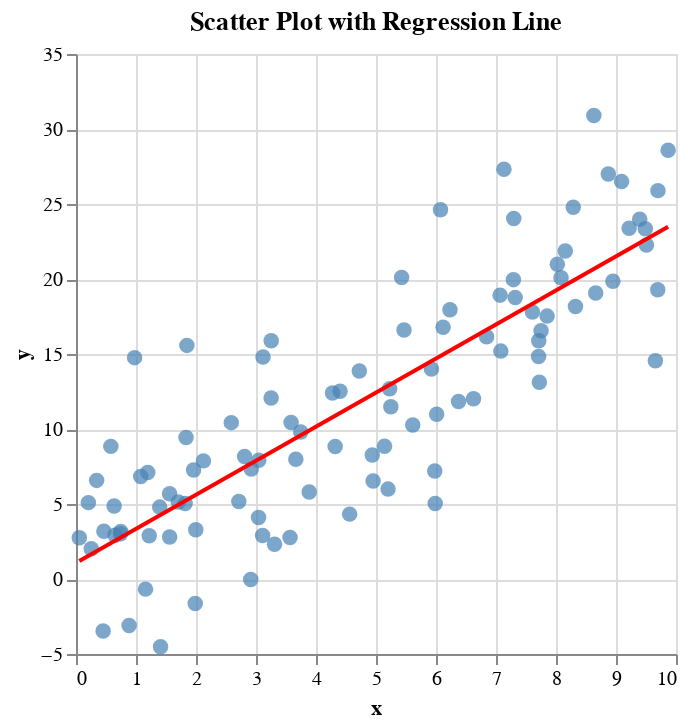

Source (notebook cell):
### Code cell
import pandas as pd
import numpy as np
import altair as alt
np.random.seed(42)
x = np.random.rand(100) * 10  # 100 values between 0 and 10
y = 2.5 * x + np.random.randn(100) * 5  # Linear relation with noise

df = pd.DataFrame({'x': x, 'y': y})
scatter = alt.Chart(df).mark_circle(size=60, color='steelblue').encode(
    x='x',
    y='y',
    tooltip=['x', 'y']
).properties(
    title='Scatter Plot with Regression Line'
)
regression = scatter.transform_regression('x', 'y').mark_line(color='red')
final_plot = scatter + regression
final_plot

### Figure 1 — Vega-Lite specification as saved in the notebook (floating-point values rounded to 4 significant figures)
{"config": {"view": {"continuousWidth": 300, "continuousHeight": 300}}, "layer": [{"mark": {"type": "circle", "color": "steelblue", "size": 60}, "encoding": {"tooltip": [{"field": "x", "type": "quantitative"}, {"field": "y", "type": "quantitative"}], "x": {"field": "x", "type": "quantitative"}, "y": {"field": "y", "type": "quantitative"}}, "title": "Scatter Plot with Regression Line"}, {"mark": {"type": "line", "color": "red"}, "encoding": {"tooltip": [{"field": "x", "type": "quantitative"}, {"field": "y", "type": "quantitative"}], "x": {"field": "x", "type": "quantitative"}, "y": {"field": "y", "type": "quantitative"}}, "title": "Scatter Plot with Regression Line", "transform": [{"on": "x", "regression": "y"}]}], "data": {"name": "data-e3e8bad39fe0cb3e3dc0cd74acc5801f"}, "$schema": "https://vega.github.io/schema/vega-lite/v5.8.0.json", "datasets": {"data-e3e8bad39fe0cb3e3dc0cd74acc5801f": [{"x": 3.745, "y": 9.799}, {"x": 9.507, "y": 22.27}, {"x": 7.32, "y": 18.76}, {"x": 5.987, "y": 5.029}, {"x": 1.56, "y": 2.802}, {"x": 1.56, "y": 5.685}, {"x": 0.5808, "y": 8.842}, {"x": 8.662, "y": 19.06}, {"x": 6.011, "y": 10.99}, {"x": 7.081, "y": 15.19}, {"x": 0.2058, "y": 5.092}, {"x": 9.699, "y": 25.89}, {"x": 8.324, "y": 18.16}, {"x": 2.123, "y": 7.875}, {"x": 1.818, "y": 5.031}, {"x": 1.834, "y": 9.428}, {"x": 3.042, "y": 4.096}, {"x": 5.248, "y": 11.48}, {"x": 4.319, "y": 8.838}, {"x": 2.912, "y": -0.03685}, {"x": 6.119, "y": 16.78}, {"x": 1.395, "y": 4.793}, {"x": 2.921, "y": 7.329}, {"x": 3.664, "y": 7.986}, {"x": 4.561, "y": 4.325}, {"x": 7.852, "y": 17.53}, {"x": 1.997, "y": 3.278}, {"x": 5.142, "y": 8.844}, {"x": 5.924, "y": 14.0}, {"x": 0.4645, "y": 3.182}, {"x": 6.075, "y": 24.62}, {"x": 1.705, "y": 5.136}, {"x": 0.6505, "y": 2.914}, {"x": 9.489, "y": 23.35}, {"x": 9.656, "y": 14.55}, {"x": 8.084, "y": 20.08}, {"x": 3.046, "y": 7.916}, {"x": 0.9767, "y": 14.76}, {"x": 6.842, "y": 16.14}, {"x": 4.402, "y": 12.51}, {"x": 1.22, "y": 2.877}, {"x": 4.952, "y": 6.536}, {"x": 0.3439, "y": 6.574}, {"x": 9.093, "y": 26.49}, {"x": 2.588, "y": 10.42}, {"x": 6.625, "y": 12.02}, {"x": 3.117, "y": 14.81}, {"x": 5.201, "y": 5.992}, {"x": 5.467, "y": 16.6}, {"x": 1.849, "y": 15.57}, {"x": 9.696, "y": 19.29}, {"x": 7.751, "y": 16.55}, {"x": 9.395, "y": 23.99}, {"x": 8.948, "y": 19.85}, {"x": 5.979, "y": 7.194}, {"x": 9.219, "y": 23.39}, {"x": 0.8849, "y": -3.099}, {"x": 1.96, "y": 7.268}, {"x": 0.4523, "y": -3.466}, {"x": 3.253, "y": 15.88}, {"x": 3.887, "y": 5.801}, {"x": 2.713, "y": 5.173}, {"x": 8.287, "y": 24.79}, {"x": 3.568, "y": 2.765}, {"x": 2.809, "y": 8.161}, {"x": 5.427, "y": 20.1}, {"x": 1.409, "y": -4.514}, {"x": 8.022, "y": 20.98}, {"x": 0.7455, "y": 3.163}, {"x": 9.869, "y": 28.58}, {"x": 7.722, "y": 13.12}, {"x": 1.987, "y": -1.634}, {"x": 0.05522, "y": 2.748}, {"x": 8.155, "y": 21.87}, {"x": 7.069, "y": 18.92}, {"x": 7.29, "y": 19.96}, {"x": 7.713, "y": 15.88}, {"x": 0.7404, "y": 3.012}, {"x": 3.585, "y": 10.43}, {"x": 1.159, "y": -0.675}, {"x": 8.631, "y": 30.91}, {"x": 6.233, "y": 17.95}, {"x": 3.309, "y": 2.316}, {"x": 0.6356, "y": 4.872}, {"x": 3.11, "y": 2.901}, {"x": 3.252, "y": 12.07}, {"x": 7.296, "y": 24.03}, {"x": 6.376, "y": 11.84}, {"x": 8.872, "y": 27.0}, {"x": 4.722, "y": 13.87}, {"x": 1.196, "y": 7.1}, {"x": 7.132, "y": 27.32}, {"x": 7.608, "y": 17.79}, {"x": 5.613, "y": 10.26}, {"x": 7.71, "y": 14.83}, {"x": 4.938, "y": 8.266}, {"x": 5.227, "y": 12.68}, {"x": 4.275, "y": 12.39}, {"x": 0.2542, "y": 2.019}, {"x": 1.079, "y": 6.833}]}}
